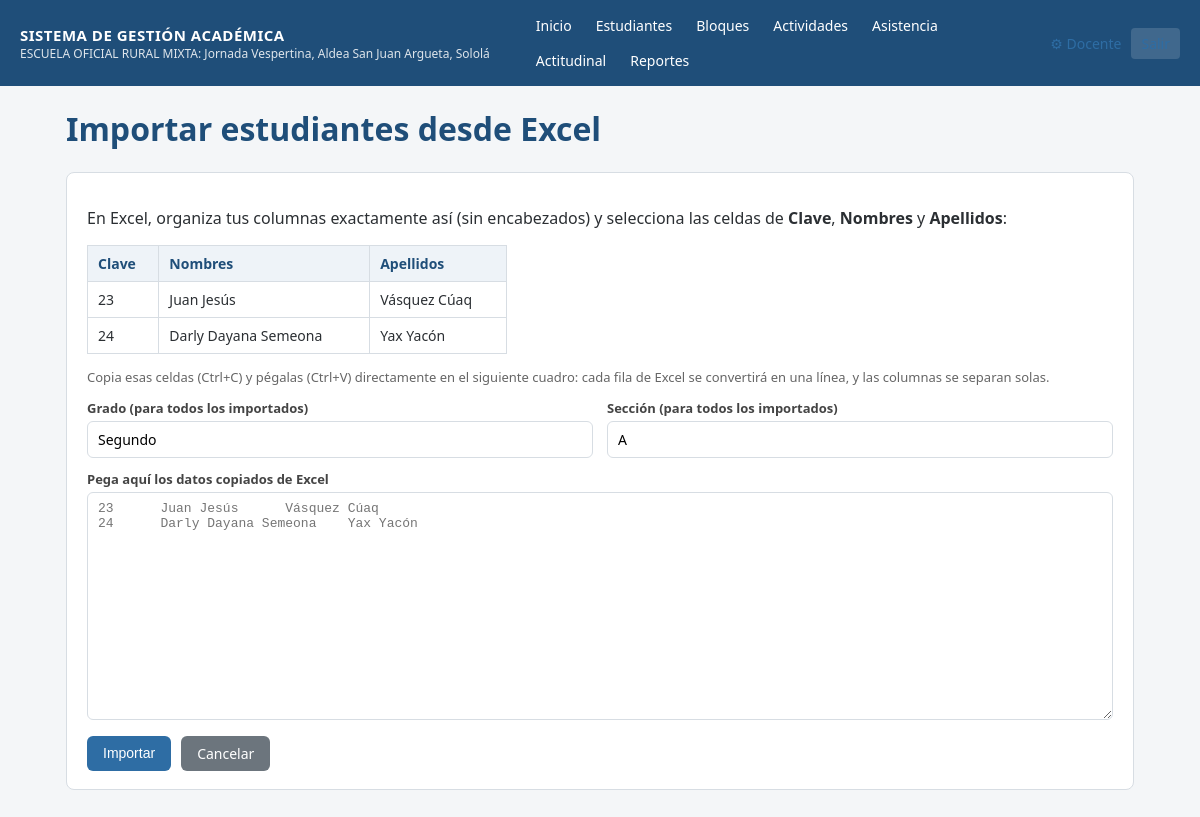
Screenshot of /estudiantes/importar (signed in) with the database file from the repository.
### tables this page shows
CREATE TABLE configuracion (
    clave TEXT PRIMARY KEY,
    valor TEXT
);

### app.py (the view, shortened to what this page needs)
@app.route("/estudiantes/importar", methods=["GET", "POST"])
@login_required
def estudiantes_importar():
    cfg = {row["clave"]: row["valor"] for row in query("SELECT clave, valor FROM configuracion")}
    return render_template("estudiantes_importar.html", cfg=cfg)

### app.py (called while the page is built)
def get_db():
    if "db" not in g:
        g.db = sqlite3.connect(DB_PATH)
        g.db.row_factory = sqlite3.Row
        g.db.execute("PRAGMA foreign_keys = ON")
    return g.db

def query(sql, args=(), one=False):
    cur = get_db().execute(sql, args)
    rows = cur.fetchall()
    return (rows[0] if rows else None) if one else rows

def login_required(view):
    @wraps(view)
    def wrapped(*args, **kwargs):
        if not session.get("usuario_id"):
            return redirect(url_for("login"))
        return view(*args, **kwargs)
    return wrapped

@app.context_processor
def inject_globals():
    cfg = {row["clave"]: row["valor"] for row in query("SELECT clave, valor FROM configuracion")}
    return dict(config=cfg, docente_nombre=session.get("nombre"))

### templates/estudiantes_importar.html (shortened to what this page needs)
{% extends "base.html" %}
{% block content %}
<h1>Importar estudiantes desde Excel</h1>
<div class="card">
    <p>
        En Excel, organiza tus columnas exactamente así (sin encabezados) y selecciona
        las celdas de <strong>Clave</strong>, <strong>Nombres</strong> y <strong>Apellidos</strong>:
    </p>
    <table style="max-width:420px; margin-bottom:14px;">
        <tr><th>Clave</th><th>Nombres</th><th>Apellidos</th></tr>
        <tr><td>23</td><td>Juan Jesús</td><td>Vásquez Cúaq</td></tr>
        <tr><td>24</td><td>Darly Dayana Semeona</td><td>Yax Yacón</td></tr>
    </table>
    <p style="font-size:13px;color:#666">
        Copia esas celdas (Ctrl+C) y pégalas (Ctrl+V) directamente en el siguiente cuadro:
        cada fila de Excel se convertirá en una línea, y las columnas se separan solas.
    </p>
    <form method="post">
        <div class="form-grid">
            <div class="form-group">
                <label>Grado (para todos los importados)</label>
                <input type="text" name="grado" value="{{ cfg.get('grado','Segundo') }}">
            </div>
            <div class="form-group">
                <label>Sección (para todos los importados)</label>
                <input type="text" name="seccion" value="{{ cfg.get('seccion','A') }}">
            </div>
        </div>
        <div class="form-group">
            <label>Pega aquí los datos copiados de Excel</label>
            <textarea name="datos" rows="14" placeholder="23&#9;Juan Jesús&#9;Vásquez Cúaq
24&#9;Darly Dayana Semeona&#9;Yax Yacón" style="font-family:monospace; font-size:13px;" required></textarea>
        </div>
        <div class="actions-row">
            <button class="btn" type="submit">Importar</button>
            <a class="btn btn-secondary" href="{{ url_for('estudiantes_lista') }}">Cancelar</a>
        </div>
    </form>
</div>
{% endblock %}

### templates/base.html (shortened to what this page needs)
<!DOCTYPE html>
<html lang="es">
<head>
<link rel="stylesheet" href="{{ url_for('static', filename='style.css') }}">
</head>
<body>
{% if session.get('usuario_id') %}
<header class="topbar no-print">
    <div class="brand">
        <span class="brand-title">SISTEMA DE GESTIÓN ACADÉMICA</span>
        <span class="brand-sub">{{ config.get('nombre_establecimiento','') }}</span>
    </div>
    <nav>
        <a href="{{ url_for('dashboard') }}">Inicio</a>
        <a href="{{ url_for('estudiantes_lista') }}">Estudiantes</a>
        <a href="{{ url_for('bloques') }}">Bloques</a>
        <a href="{{ url_for('actividades_lista') }}">Actividades</a>
        <a href="{{ url_for('asistencia') }}">Asistencia</a>
        <a href="{{ url_for('actitudinal') }}">Actitudinal</a>
        <a href="{{ url_for('reportes_index') }}">Reportes</a>
    </nav>
    <div class="user-box">
        <a href="{{ url_for('configuracion') }}" title="Mi cuenta y áreas/cursos">⚙ {{ docente_nombre }}</a>
        <a href="{{ url_for('logout') }}" class="logout">Salir</a>
    </div>
</header>
{% endif %}
<main class="container">
    {% block content %}{% endblock %}
</main>
</body>
</html>

### static/style.css (style rules this page uses)
:root { --azul: #1f4e79; --azul-claro: #2e6da4; --gris: #f4f6f8; --borde: #d7dde3; --verde: #2e7d32; --rojo: #c62828; --texto: #2b2f33; }
* { box-sizing: border-box; }
body { margin: 0; font-family: "Segoe UI", Arial, sans-serif; background: var(--gris); color: var(--texto); }
a { color: var(--azul-claro); text-decoration: none; }
.topbar { background: var(--azul); color: #fff; display: flex; align-items: center; flex-wrap: wrap; gap: 16px; padding: 10px 20px; }
.brand { display: flex; flex-direction: column; margin-right: 20px; }
.brand-title { font-weight: 700; font-size: 15px; letter-spacing: .5px; }
.brand-sub { font-size: 12px; opacity: .85; }
.topbar nav { display: flex; flex-wrap: wrap; gap: 4px; flex: 1; }
.topbar nav a { color: #fff; padding: 6px 10px; border-radius: 4px; font-size: 14px; }
.user-box { display: flex; align-items: center; gap: 10px; font-size: 14px; }
.logout { background: rgba(255,255,255,.15); padding: 6px 10px; border-radius: 4px; }
.container { max-width: 1100px; margin: 20px auto; padding: 0 16px 60px; }
h1, h2, h3 { color: var(--azul); }
.card { background: #fff; border: 1px solid var(--borde); border-radius: 8px; padding: 18px 20px; margin-bottom: 20px; }
table { border-collapse: collapse; width: 100%; background: #fff; font-size: 14px; }
table th, table td { border: 1px solid var(--borde); padding: 8px 10px; text-align: left; }
table th { background: #eef3f8; color: var(--azul); }
.btn { display: inline-block; background: var(--azul-claro); color: #fff; border: none; padding: 8px 16px; border-radius: 6px; cursor: pointer; font-size: 14px; }
.btn-secondary { background: #6c757d; }
.form-grid { display: grid; grid-template-columns: repeat(auto-fit, minmax(220px,1fr)); gap: 14px; }
.form-group { display: flex; flex-direction: column; gap: 4px; margin-bottom: 12px; }
label { font-size: 13px; font-weight: 600; color: #444; }
input, select, textarea { padding: 8px 10px; border: 1px solid var(--borde); border-radius: 6px; font-size: 14px; font-family: inherit; }
.actions-row { margin-top: 16px; display: flex; gap: 10px; }

### rows the page displays
configuracion: get "ESCUELA OFICIAL RURAL MIXTA: Jornada Vespertina, Aldea San Juan Argueta, Sololá"
configuracion: grado "Segundo"

### other values shown
{{ docente_nombre }} "Docente"
